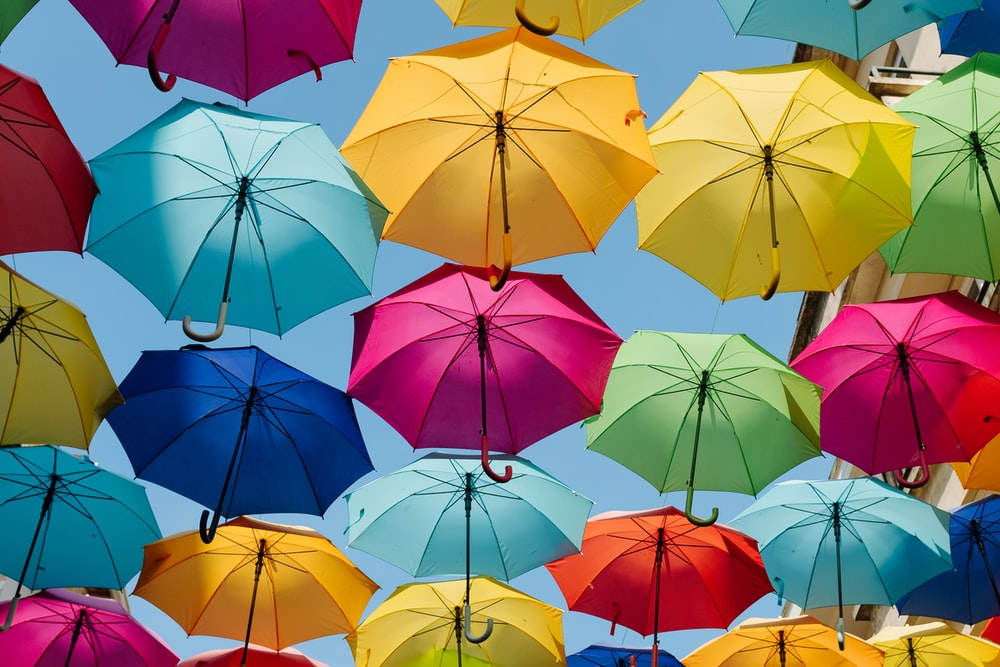
#> input picture OpenCV/colourful.jpeg, 1000 x 667 px, found by its file name
$ python histogram.py
#> lines starting #> are read from the running program, lines starting #| are printed output that depends on the picture; after the words box and inside, x2 and y2 are one past the last pixel; in counts of white or black regions, pixels touching at a corner belong together
import cv2 as cv
import numpy as np
import matplotlib.pyplot as plt

img = cv.imread("OpenCV/colourful.jpeg") # creates a matrix of pixels storing the image
#> img is the input picture: shape (667, 1000, 3); mean B, G, R 110.4, 122.6, 131.7
cv.imshow("Colourful", img)

blank = np.zeros(img.shape[:2], dtype='uint8')

gray = cv.cvtColor(img, cv.COLOR_BGR2GRAY)
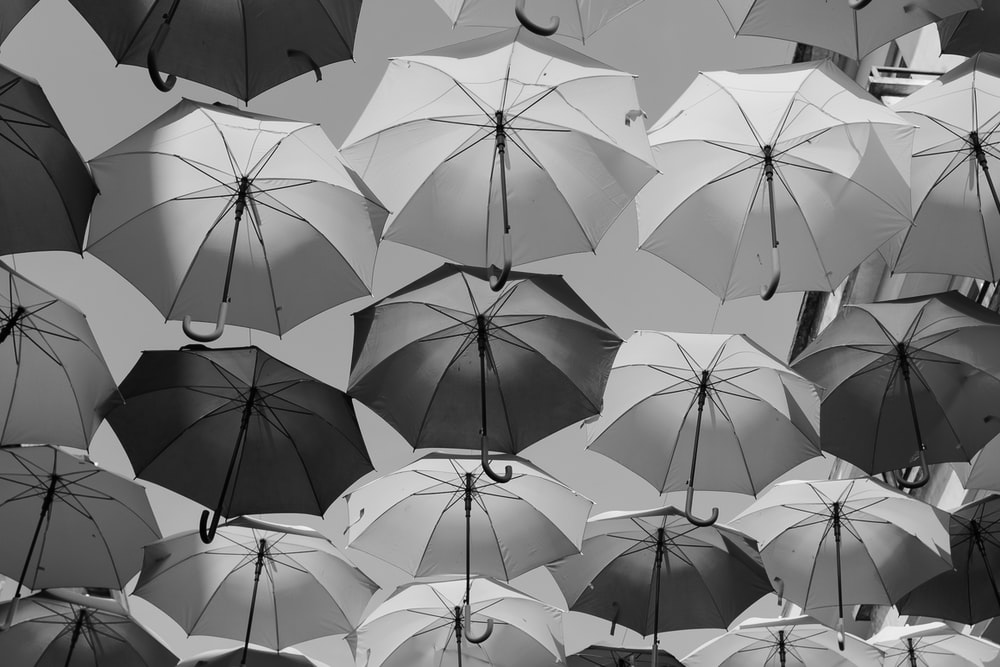
#> gray: shape (667, 1000); min 0, max 250, mean 124
cv.imshow("Gray", gray)

mask = cv.circle(blank, (img.shape[1]//2, img.shape[0]//2), 100, 255, -1)
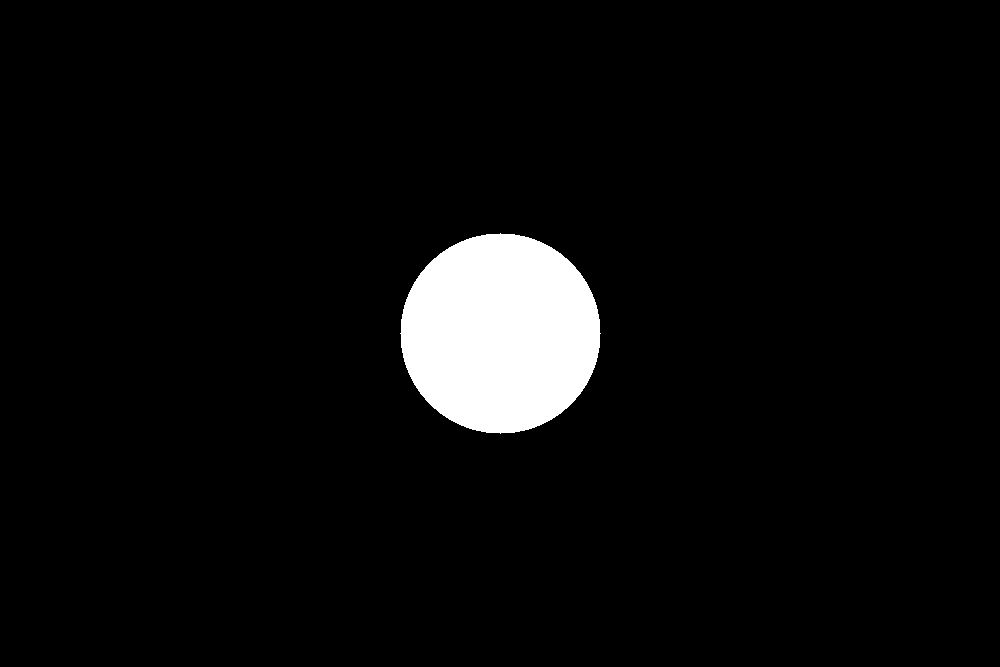
#> blank: shape (667, 1000); 4.7% white; 1 white region, box (x1, y1, x2, y2) and area: (400, 233, 601, 434) 31417

masked = cv.bitwise_and(img, img, mask=mask)
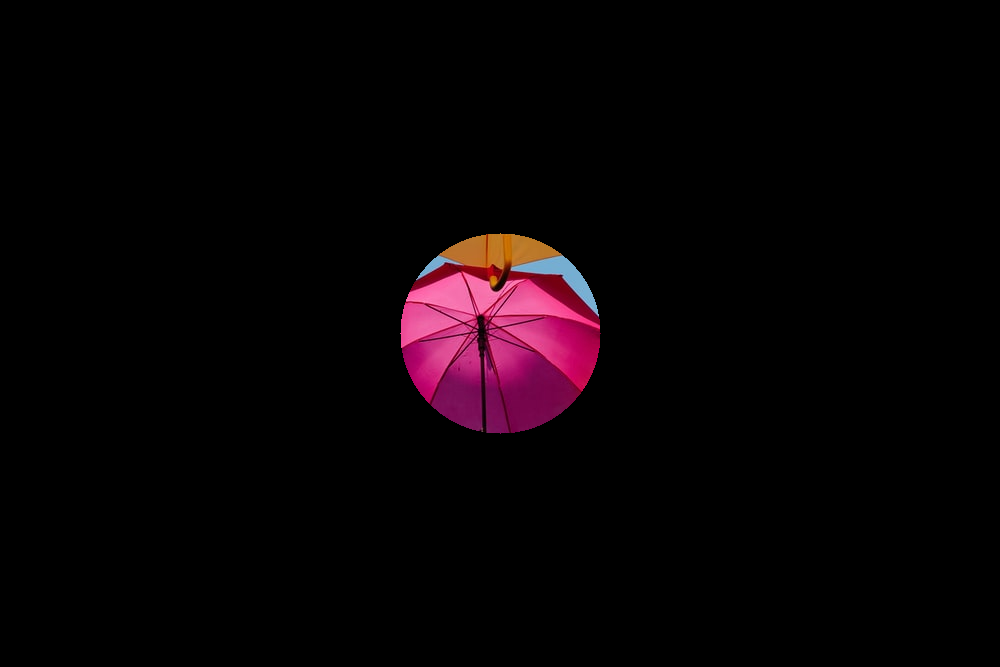
#> masked: shape (667, 1000, 3); mean B, G, R 4.8, 2.4, 8.1
cv.imshow("Masked", masked)


# [13 lines of commented-out code are left out]
plt.figure()
plt.title("Color histogram")
plt.xlabel("Bins") # bins are like bars
plt.ylabel("Num of pixels")
colors = ("b", "g", "r")
for i, col in enumerate(colors):
    color_hist = cv.calcHist([img], [i], mask, [256],[0,256]) # using the mask parameter allows you to create a color histogram for a masked image
    plt.plot(color_hist, color = col)
    plt.xlim([0,256])
plt.show()
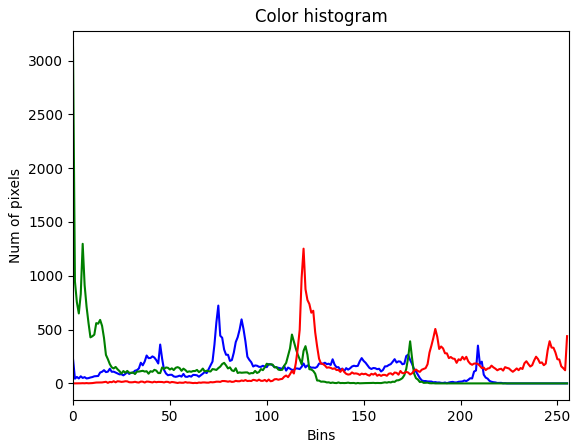
#> figure drawn by matplotlib, 1 panel; curve peaks at x = 75, y = 723; curve peaks at x = 0, y = 3122; curve peaks at x = 119, y = 1252


cv.waitKey(0)

$ run again, with OpenCV/trumpTest.jpeg copied over OpenCV/colourful.jpeg
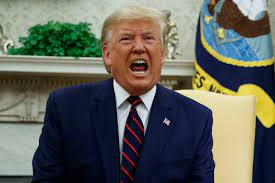
#> input picture OpenCV/trumpTest.jpeg, 275 x 183 px, found by its file name
#> img is the input picture: shape (183, 275, 3); mean B, G, R 91.4, 99.5, 97.6
#> `mask = cv.circle(blank, (img.shape[1]//2, img.shape[0]//2), 100, 255, ..`:
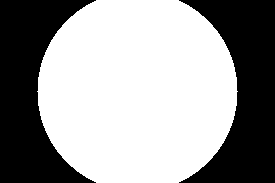
#> blank: shape (183, 275); 60.6% white; 2 black regions, box (x1, y1, x2, y2) and area: (0, 0, 96, 183) 9913, (179, 0, 275, 183) 9913
#> `plt.show()`:
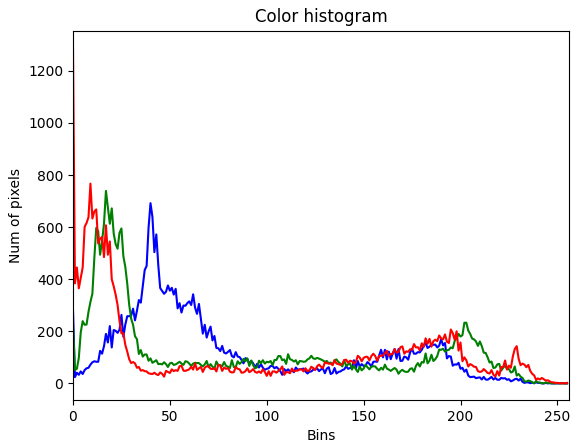
#> figure drawn by matplotlib, 1 panel; curve peaks at x = 40, y = 692; curve peaks at x = 17, y = 739; curve peaks at x = 0, y = 1290

$ run again, with OpenCV/trump.jpg copied over OpenCV/colourful.jpeg
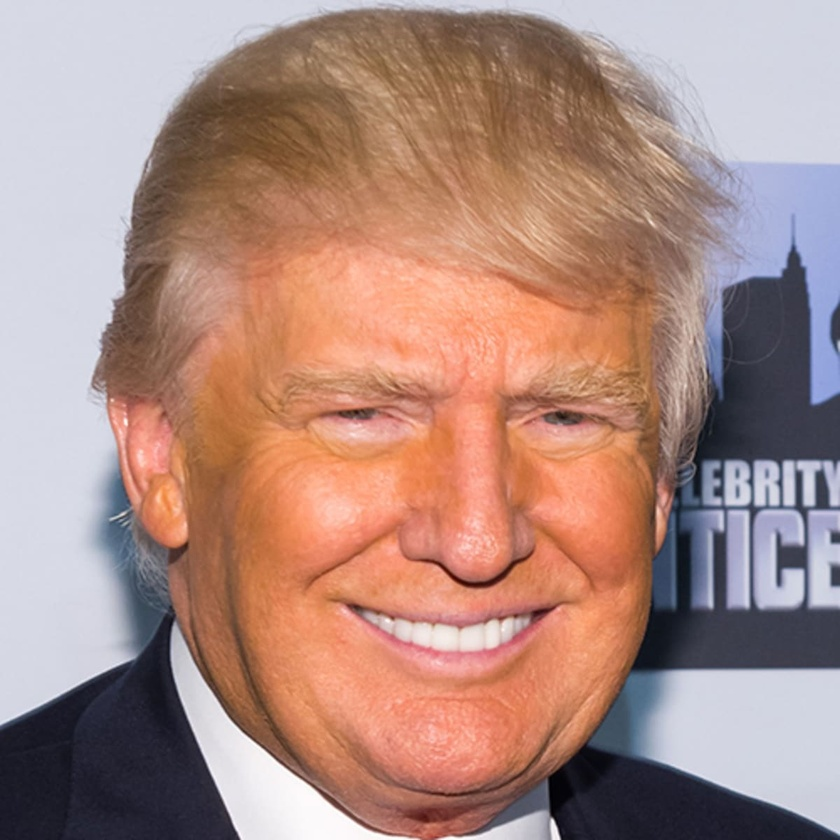
#> input picture OpenCV/trump.jpg, 840 x 840 px, shrunk from 1200 x 1200 before the run, found by its file name
#> img is the input picture: shape (840, 840, 3); mean B, G, R 129.5, 138.8, 172.8
#> `mask = cv.circle(blank, (img.shape[1]//2, img.shape[0]//2), 100, 255, ..`:
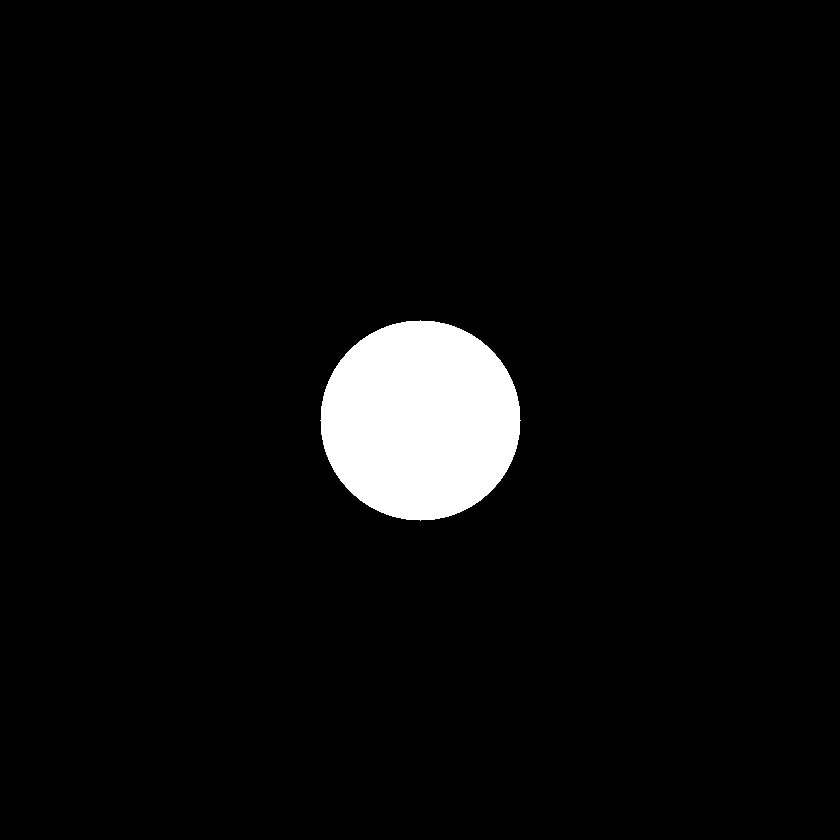
#> blank: shape (840, 840); 4.5% white; 1 white region, box (x1, y1, x2, y2) and area: (320, 320, 521, 521) 31417
#> `plt.show()`:
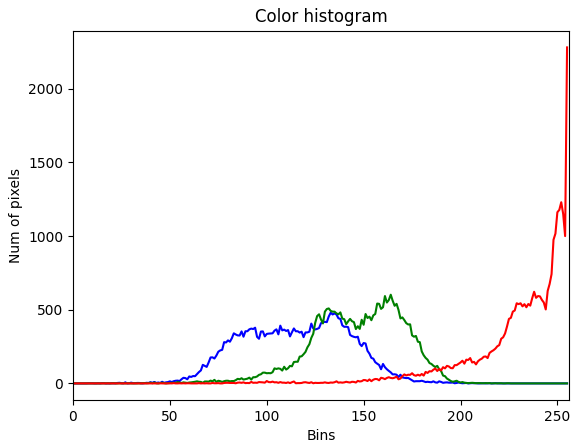
#> figure drawn by matplotlib, 1 panel; curve peaks at x = 133, y = 480; curve peaks at x = 164, y = 602; curve peaks at x = 255, y = 2281
